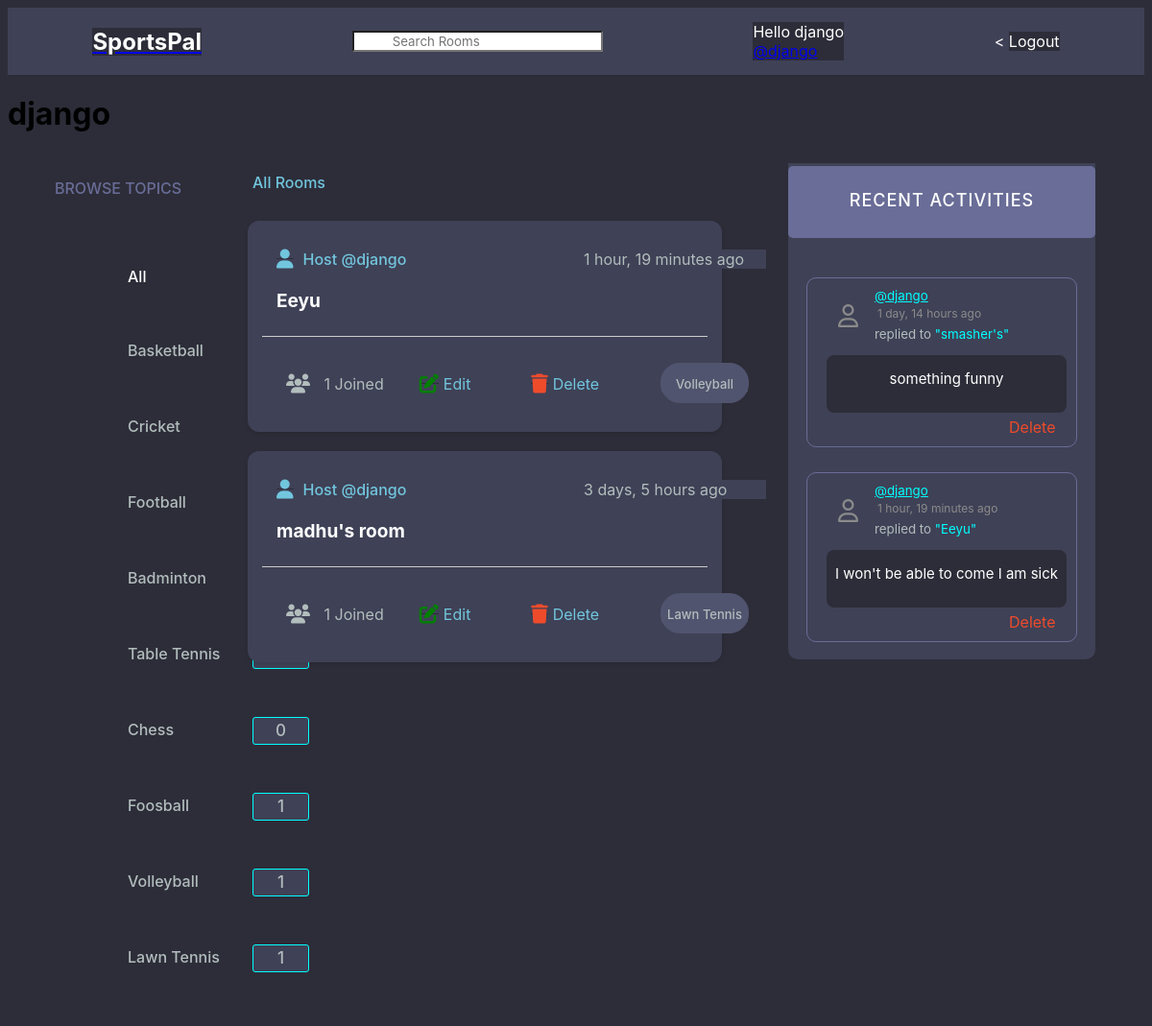
Page /profile/6/ (signed in) on the committed database.
### base/models.py (models this page shows, shortened)
class Topic(models.Model):
    name = models.CharField(max_length=200)

class Room(models.Model):
    host = models.ForeignKey(User, on_delete=models.SET_NULL, null=True)
    topic = models.ForeignKey(Topic, on_delete=models.SET_NULL, null=True)
    name = models.CharField(max_length=200)
    description = models.TextField(null = True, blank = True)
    participants = models.ManyToManyField(User, related_name='participants', blank=True)
    updated = models.DateTimeField(auto_now=True)
    created = models.DateTimeField(auto_now_add=True)
    class Meta:
        ordering = ('-updated','-created')
    def __str__(self):
        return self.name

class Message(models.Model):
    user = models.ForeignKey(User, on_delete=models.CASCADE)
    room = models.ForeignKey(Room, on_delete=models.CASCADE)
    body = models.TextField()
    updated = models.DateTimeField(auto_now=True)
    created = models.DateTimeField(auto_now_add=True)
    def __str__(self):
        return self.body[0:50]

### base/views.py (the view)
# urls.py: path("profile/<str:pk>/", views.userProfile, name="user-profile"),
def userProfile(request,pk):
    user = User.objects.get(id=pk)
    rooms = user.room_set.all()
    room_messages = user.message_set.all()
    topics = Topic.objects.all()
    context = {'user':user,'rooms':rooms,'room_messages':room_messages,'topics':topics}
    return render(request,'base/profile.html',context)

### base/templates/base/profile.html (shortened to what this page needs)
{% extends 'main.html' %}
{%block content%}
<h1>{{user.username}} </h1>
<div class = "profile-container">
    <div>
        {% include 'base/topics_component.html' %}
    <div>
        {% include 'base/feed_component.html' %}
    </div>
    <div>
        {% include 'base/activity_component.html' %}
    </div>
{%endblock content%}

### templates/navbar.html (shortened to what this page needs)
{% load static %}
{% block css %}
    <link rel="stylesheet" type="text/css" href="{% static 'styles/navbar.css' %}">
{% endblock %}
<div class="navbar">
    <div class="logo">
        <a href="/"> <h1 style = "color: white;">SportsPal</h1></a>
    </div>
    <div class="search_bar">
        <form method = "GET" action="{% url 'home' %}">
            <input type = "text" name = "q" placeholder = "Search Rooms" />
        </form>
    </div>
    {% if request.user.is_authenticated %}
    <div class="profile">
        <p style="color: white;"> Hello {{request.user}}</p>
        <p><a href = "{'% url 'base/profile.html' message.user.id %}">@{{user.username}}</a></p>
    </div>
    <div class="logout"><
        <a href = "{% url 'logout' %}">Logout</a>
    </div>
    {% else %}
    <div class="login"><
        <a href = "{% url 'login' %}">Login</a>
    </div>
    {% endif %}
</div>

### base/templates/base/topics_component.html (shortened to what this page needs)
{% load static %}
{% block css %}
    <link rel="stylesheet" type="text/css" href="{% static 'styles/topics_component.css' %}">
{% endblock %}
<h3 class = "Topics" style = "color: #696d97; text-transform: uppercase;top:10px;">Browse Topics</h3>
<div class = "All">
    <p><a href="{% url 'home' %}"  style="color: white; text-decoration: none;"><div>All</div></a> </p>
</div>
<div class = "items_all">
    {% for topic in topics %}
        <div class = "List">
            <a href="{% url 'home' %}?q={{topic.name}}">{{topic.name}}
            <div id="count_div">
                <span id = "count">{{topic.room_set.all.count}}</span></a>
            </div>
        </div>
    {% endfor %}

### base/templates/base/feed_component.html
{% load static %}
{% block css %}
    <link rel="stylesheet" type="text/css" href="{% static 'styles/feed_component.css' %}">
    <link href="{% static 'fontawesomefree/css/fontawesome.css' %}" rel="stylesheet" type="text/css">
    <link href="{% static 'fontawesomefree/css/brands.css' %}" rel="stylesheet" type="text/css">
    <link href="{% static 'fontawesomefree/css/solid.css' %}" rel="stylesheet" type="text/css">
{% endblock %}
<div style="position: relative;top:20px;z-index: 10;left:25px;color:#71c6dd;font-weight: 500;"> All Rooms</div>
<div class = "sports-rooms">
    {% for room in rooms %}
        <div class = "room_feat">
            <div id="host">
                <a href="{% url 'user-profile' room.host.id %}"style="background-color:#3f4156;z-index: 30;"><i class="fa-solid fa-user fa-lg" style="position: relative;right:10px;"></i>Host @{{room.host.username}}</a>
            </div>
            <div style = "background-color: #3f4156;" id = "timer">
                {{room.created|timesince}} ago
            </div>
                {% if room.host == request.user %}
                <div class="edit-delete">
                    <div id="edit">
                        <a href = "{% url 'update-room' room.id %}" style="background-color:#3f4156;color:#71c6dd;"><i class="fa-solid fa-pen-to-square fa-lg fa-shake"style="margin:5px;color:green;"></i>Edit</a>
                    </div>
                    <div id="delete">
                        <a href = "{% url 'delete-room' room.id %}" style="background-color:#3f4156; color:#71c6dd;"><i class="fa-solid fa-trash fa-lg fa-shake"style="margin:5px;color:#EE4B2B"></i>Delete </a>
                    </div>
                </div>
                {% endif %}
                <div id="room_name">
                    <h5 style = "background-color: #3f4156;"><a href = "{% url 'room' room.id %}" style="background-color:#3f4156;">{{room.name}}</a></h5>
                </div>
                <hr style="position:relative;top :90px">
                <div style = "background-color: #3f4156;" id ="participants_num"><i class="fa-solid fa-users fa-lg"style="position:relative;right:10px;"></i>
                    {{room.participants.all.count}} Joined
                </div>
                <div id="topic_name">
                    <p style="background-color: #51546e;;">{{room.topic.name}}</p>
                </div>
        </div>
    {% endfor %}
</div>

### base/templates/base/activity_component.html (shortened to what this page needs)
{% load static %}
{% block css %}
    <link rel="stylesheet" type="text/css" href="{% static 'styles/activity_component.css' %}">
    <link href="{% static 'fontawesomefree/css/fontawesome.css' %}" rel="stylesheet" type="text/css">
    <link href="{% static 'fontawesomefree/css/brands.css' %}" rel="stylesheet" type="text/css">
    <link href="{% static 'fontawesomefree/css/solid.css' %}" rel="stylesheet" type="text/css">
{% endblock %}
<div class="block_layout">
    <div class="recent_activities">
        <h3> recent activities</h3>
    </div>
    {% for message in room_messages %}
    <div class = "box">
        <small >
            <div id="username">
                <a href = "{'% url 'user-profile' message.user.id %}" style="background-color: #3f4156;color: cyan; width:200px">@{{message.user}}</a>
            </div>
            <div id="time" style="color: #8b8b8b; font-size: 12px; margin:3px; width:200px;">
                {{message.created|timesince}} ago
            </div>
        </small>
        <div id="sender">
            <small style="background-color: #3f4156; color:#b2bdbd; width: 200px;">replied to <tag style="background-color: #3f4156; color:cyan">"{{message.room}}"</tag></small>
        </div>
        <div id="message" style="position: relative;top:8px;">
            <p>{{message}}</p>
        </div>
            {% if request.user == message.user %}
            <a href = "{% url 'delete-message' message.id %}" style="background-color: #3f4156; color:#EE4B2B; position: relative; left:210px; font-weight: 500px; text-decoration: none; top:13px;">Delete</a>
            {% endif %}
    </div>
    {% endfor %}
</div>

### static/styles/main.css (style rules this page uses)
* { background-color: #2d2d39;; }

### static/styles/navbar.css (style rules this page uses)
.navbar { display: flex; background-color:#3f4156; align-items: center; justify-content: space-around; text-decoration: none; padding: 10px; height: 50px; }
.navbar div { background-color:#3f4156 ; color: white; }
.logo h1 { margin: 0; font-size: 24px; font-weight: bold; text-decoration: none; }
.search_bar input[type="text"] { background-color: white; background-image: url('searchicon.png'); background-position: 10px 10px; background-repeat: no-repeat; padding-left: 40px; }
.profile p { margin: 0; }
.logout a { text-decoration: none; color: white; }

### static/styles/topics_component.css (style rules this page uses)
* { font-family: "DM Sans", -apple-system, BlinkMacSystemFont, "Segoe UI", Roboto, Oxygen, Ubuntu, Cantarell, "Open Sans", "Helvetica Neue", sans-serif; }
.Topics { position: relative; top : 50px; text-align: center; font-weight: 500; font-family: "DM Sans", -apple-system, BlinkMacSystemFont, "Segoe UI", Roboto, Oxygen, Ubuntu, Cantarell, "Open Sans", "Helvetica Neue", sans-serif; box-sizing: border-box; text-rendering: optimizeLegibility; font-size: inherit; }
.List, .All { display: flex; flex-direction: column; align-items: left; padding-left: 120px; }
.List a , .All { align-items: left; margin: 5px; font-weight: 500; color : #b2bdbd; text-decoration: none; width: 100px; }
#count,#total { display: inline-block; height: 20px; width: 50px; background-color: #3f4156; margin: 10px; border-radius: 3px; align-items: center; padding: 3.5px; text-align: center; border: 0.8px solid cyan; font-size: 17px; }
#count_div { position: relative; left: 120px; bottom: 38px; width: 100px; }
.All div { position: relative; top : 34px; }
div .List { width: 100px; }

### static/styles/feed_component.css (style rules this page uses)
.room_feat { display: flex; flex-direction: column; background-color: #fff; border-radius: 20px solid black; padding: 15px; box-shadow: 0 2px 4px rgba(0, 0, 0, 0.1); margin: 20px; border-radius: 12px; height: 190px; }
#host a { background-color: #3f4156; color: #fff; padding: 5px 10px; border-radius: 5px; text-align: center; text-decoration: none; margin-bottom: 5px; z-index: 20; }
#edit a, #delete a { background-color: #3f4156; color: #fff; padding: 5px 10px; border-radius: 5px; text-align: center; text-decoration: none; }
#room_name a { color: white; text-decoration: none; transition: color 0.3s; }
hr { border: none; border-top: 1px solid #ccc; margin: 15px 0; }
.sports-rooms { border-radius: 50px; }
.room_feat { position: relative; top: 50px; background-color: #3f4156; }
#host,#edit,#delete,#room_name,#topic_name { background-color: #3f4156; }
#host a { font-family: "DM Sans", -apple-system, BlinkMacSystemFont, "Segoe UI", Roboto, Oxygen, Ubuntu, Cantarell, "Open Sans", "Helvetica Neue", sans-serif; margin: 0; padding: 0; box-sizing: border-box; text-rendering: optimizeLegibility; color:#71c6dd; font-size: inherit; font-weight: 500; }
#host { position: absolute; top : 30px; left:40px; z-index: 9; width : 150px; }
#timer { margin: 10px; position: absolute; top : 20px; left: 340px; width: 190px; color: #b2bdbd; }
#room_name { position: absolute; top : 40px; left : 30px; width : 190px; height: 80px; bottom: 28px; font-family: "DM Sans", -apple-system, BlinkMacSystemFont, "Segoe UI", Roboto, Oxygen, Ubuntu, Cantarell, "Open Sans", "Helvetica Neue", sans-serif; font-size: 23px; font-weight: 500; color: #e5e5e5; }
.edit-delete { display: flex; flex-direction: row; justify-content: space-around ; width: 250px; position: absolute; top : 160px; left: 145px; z-index: 9; background-color: #3f4156; }
#topic_name { display: inline-block; position: absolute; bottom: 30px; left: 430px; width: 90px; font-size: medium; text-align: center; margin-top: 0px; background-color: #51546e; border-radius: 20px; font-size: 13px; border: 1px solid #51546e; color: #b2bdbd; height:40px; font-weight: 500; }
#participants_num { position: absolute; top : 160px; left: 50px; width : 120px; color: #b2bdbd; }
div .sports-rooms { position: relative; bottom: 20px; }

### base/templates/base/profile.html (style rules this page uses)
.profile-container { display: grid; grid-template-columns: 1fr 3fr 1fr; }

### rows in the picture
Topic: name "Basketball"
Topic: name "Cricket"
Topic: name "Football"
Topic: name "Badminton"
Topic: name "Table Tennis"
Topic: name "Chess", room_set.all.count "0"
Topic: name "Foosball", room_set.all.count "1"
Topic: name "Volleyball", room_set.all.count "1"
Topic: name "Lawn Tennis", room_set.all.count "1"
Room: host.username "django", created "1 hour, 19 minutes", shows "Edit", name "Eeyu", participants.all.count "1", topic.name "Volleyball"
Room: host.username "django", created "3 days, 5 hours", shows "Edit", name "madhu's room", participants.all.count "1", topic.name "Lawn Tennis"
Message: user "django", created "1 day, 14 hours", room "smasher's", body "something funny", shows "Delete"
Message: user "django", created "1 hour, 19 minutes", room "Eeyu", body "I won't be able to come I am sick", shows "Delete"

### other values in the picture
{{ request.user }} "django"
{{ user.username }} "django"
